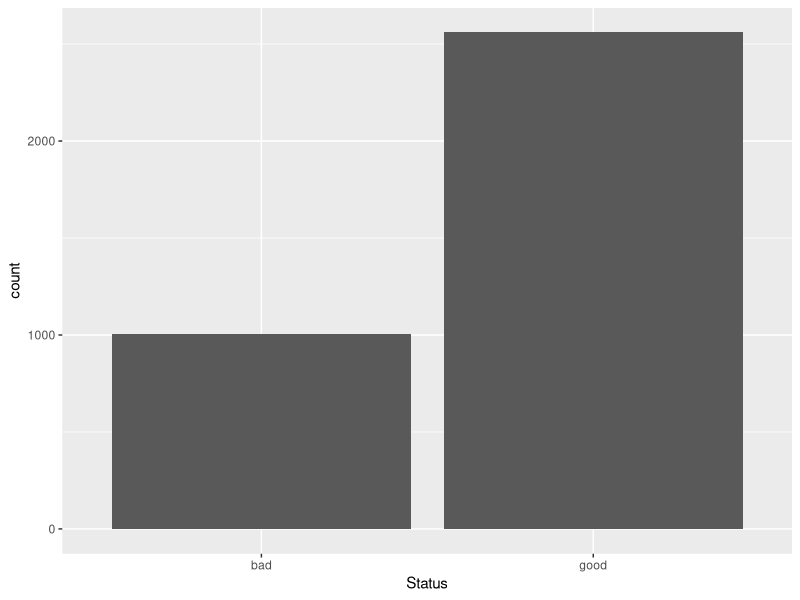
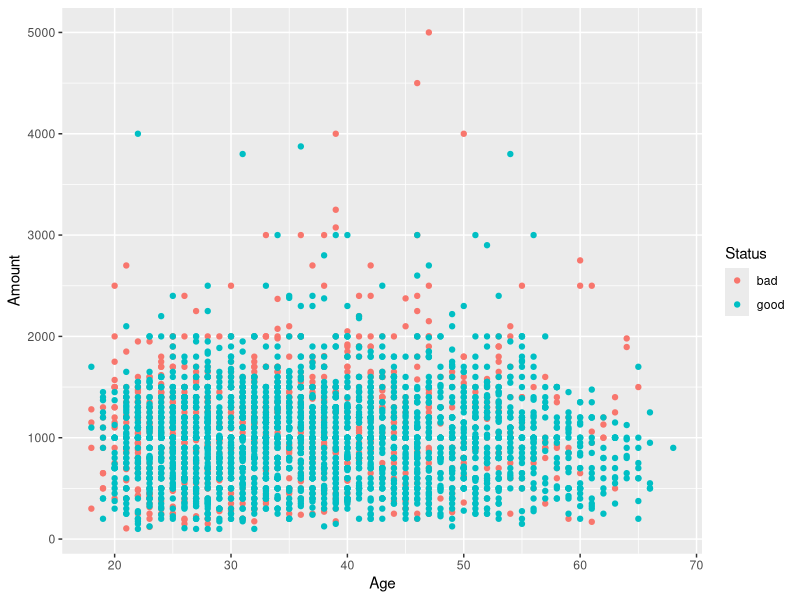

Recreate these plots in R, in order.
# Data ####

data(credit_data, package='modeldata')

credit <- tibble::as_tibble(credit_data)

head(credit_data)
head(credit)

library(dplyr)

set.seed(456)
fake_customers <- credit |> 
    select(-Status) |> 
    slice_sample(n=10)

fake_customers


# split the data

library(rsample)

set.seed(82)
data_split <- initial_split(
    credit,
    prop=0.8,
    strata='Status'
)

data_split

train <- training(data_split)
test <- testing(data_split)

train
test

# EDA ####

library(ggplot2)

ggplot(train, aes(x=Status)) + geom_bar()
ggplot(train, aes(x=Age, y=Amount, color=Status))  + 
    geom_point()

# Feature Engineering ####

train |> count(Home)

train |> select(Home) |> head(n=15) |> View()

train |> 
    head(n=15) |> 
    model.matrix( ~ Home, data=_)


library(recipes)

rec1 <- recipe(Status ~ ., data=credit) |> 
    themis::step_downsample(Status, under_ratio=1.2) |> 
    # remove inputs with near zero variance
    step_nzv(all_predictors()) |> 
    step_filter_missing(all_predictors(), threshold=0.5) |> 
    step_impute_knn(all_numeric_predictors()) |> 
    step_unknown(
        all_nominal_predictors(),
        new_level='missing'
    ) |> 
    step_normalize(all_numeric_predictors()) |> 
    # step_center() |> step_scale()
    step_other(all_nominal_predictors(), other='misc') |> 
    step_novel(
        all_nominal_predictors(), new_level='unseen'
    ) |> 
    step_dummy(
        all_nominal_predictors(),
        one_hot=TRUE
    )
